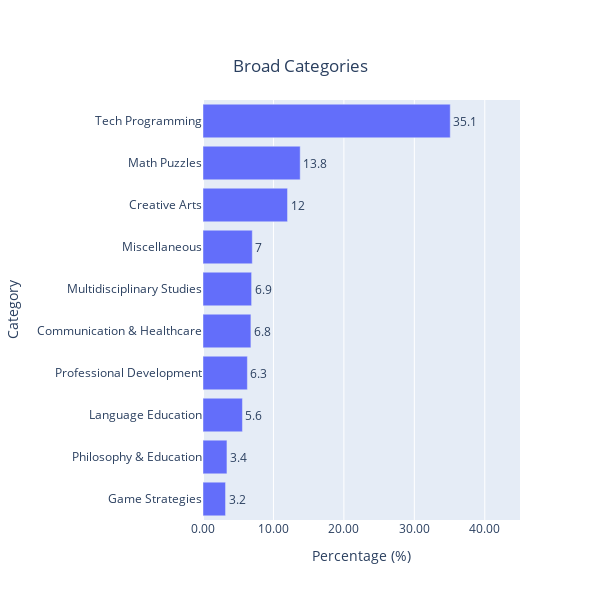

The cell this chart's notebook holds for it:
### Code cell
def wrap_text(label, n):
    words = label.split()
    wrapped_label = '<br>'.join([' '.join(words[i:i+n]) for i in range(0, len(words), n)])
    return wrapped_label

wrapped_labels = [wrap_text(label, 3) for label in broad['broad_category']]

fig = px.bar(
    broad,
    x='Percentage (%)',
    y='broad_category',
    title='Top 10 Prompt Categories',
    labels={'broad_category': 'Category'},
    text='Percentage (%)',
    orientation='h'
)

fig.update_traces(textposition='outside')
fig.update_layout(
    xaxis_title='Percentage (%)',
    yaxis_title='Category',
    title_x=0.5,
    title={
        'text': 'Broad Categories',
        'x': 0.5, 
        'y': 0.9,
        'xanchor': 'center',
        'yanchor': 'top'
    },
    yaxis=dict(
        tickmode='array',
        tickvals=list(range(len(broad))),
        ticktext=wrapped_labels
    ),
    xaxis=dict(
        tickformat=".2f",
        range=[0, 45]
    ),
    height=600,
    width=600
)

fig.show()

### Figure 1 — Plotly figure (JSON) as saved in the notebook; plotly's stock layout.template omitted (floating-point values rounded to 4 significant figures)
{"data": [{"alignmentgroup": "True", "hovertemplate": "Percentage (%)=%{text}<br>Category=%{y}<extra></extra>", "legendgroup": "", "marker": {"color": "#636efa", "pattern": {"shape": ""}}, "name": "", "offsetgroup": "", "orientation": "h", "showlegend": false, "text": [3.2, 3.4, 5.6, 6.3, 6.8, 6.9, 7, 12, 13.8, 35.1], "textposition": "outside", "type": "bar", "x": [3.2, 3.4, 5.6, 6.3, 6.8, 6.9, 7, 12, 13.8, 35.1], "xaxis": "x", "y": ["Game Strategies", "Philosophy & Education", "Language Education", "Professional Development", "Communication & Healthcare", "Multidisciplinary Studies", "Miscellaneous", "Creative Arts", "Math Puzzles", "Tech Programming"], "yaxis": "y"}], "layout": {"barmode": "relative", "height": 600, "legend": {"tracegroupgap": 0}, "title": {"text": "Broad Categories", "x": 0.5, "xanchor": "center", "y": 0.9, "yanchor": "top"}, "width": 600, "xaxis": {"anchor": "y", "domain": [0, 1], "range": [0, 45], "tickformat": ".2f", "title": {"text": "Percentage (%)"}}, "yaxis": {"anchor": "x", "domain": [0, 1], "tickmode": "array", "ticktext": ["Game Strategies", "Philosophy & Education", "Language Education", "Professional Development", "Communication & Healthcare", "Multidisciplinary Studies", "Miscellaneous", "Creative Arts", "Math Puzzles", "Tech Programming"], "tickvals": [0, 1, 2, 3, 4, 5, 6, 7, 8, 9], "title": {"text": "Category"}}}}
